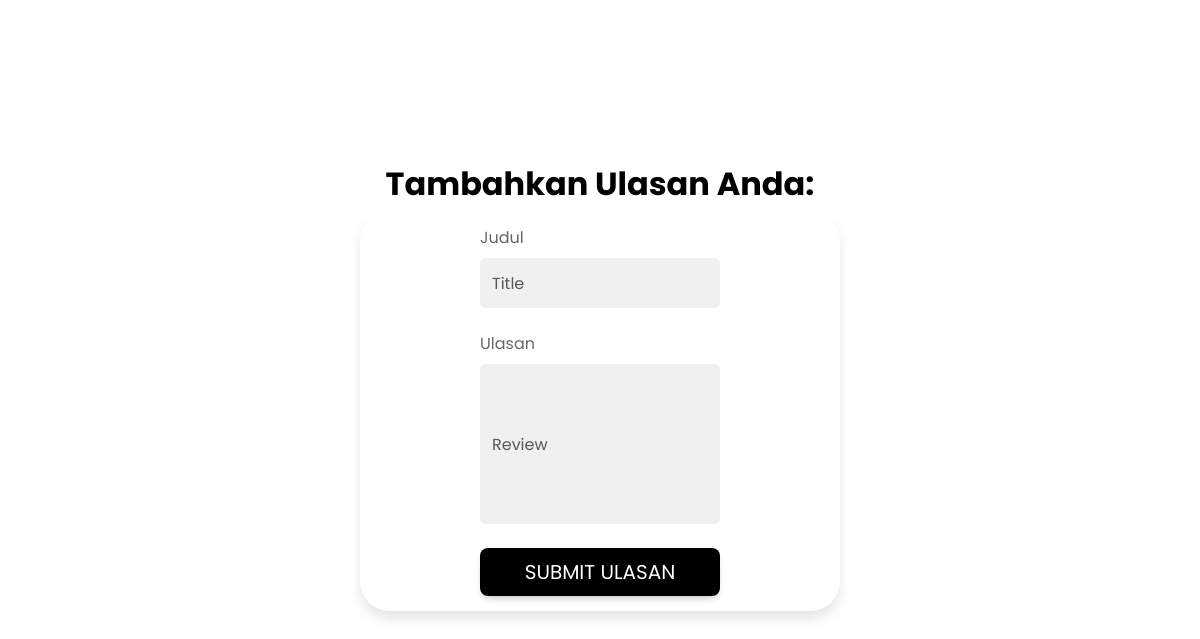
Page //book-detail/13767 (lower part) on the earlier database version.
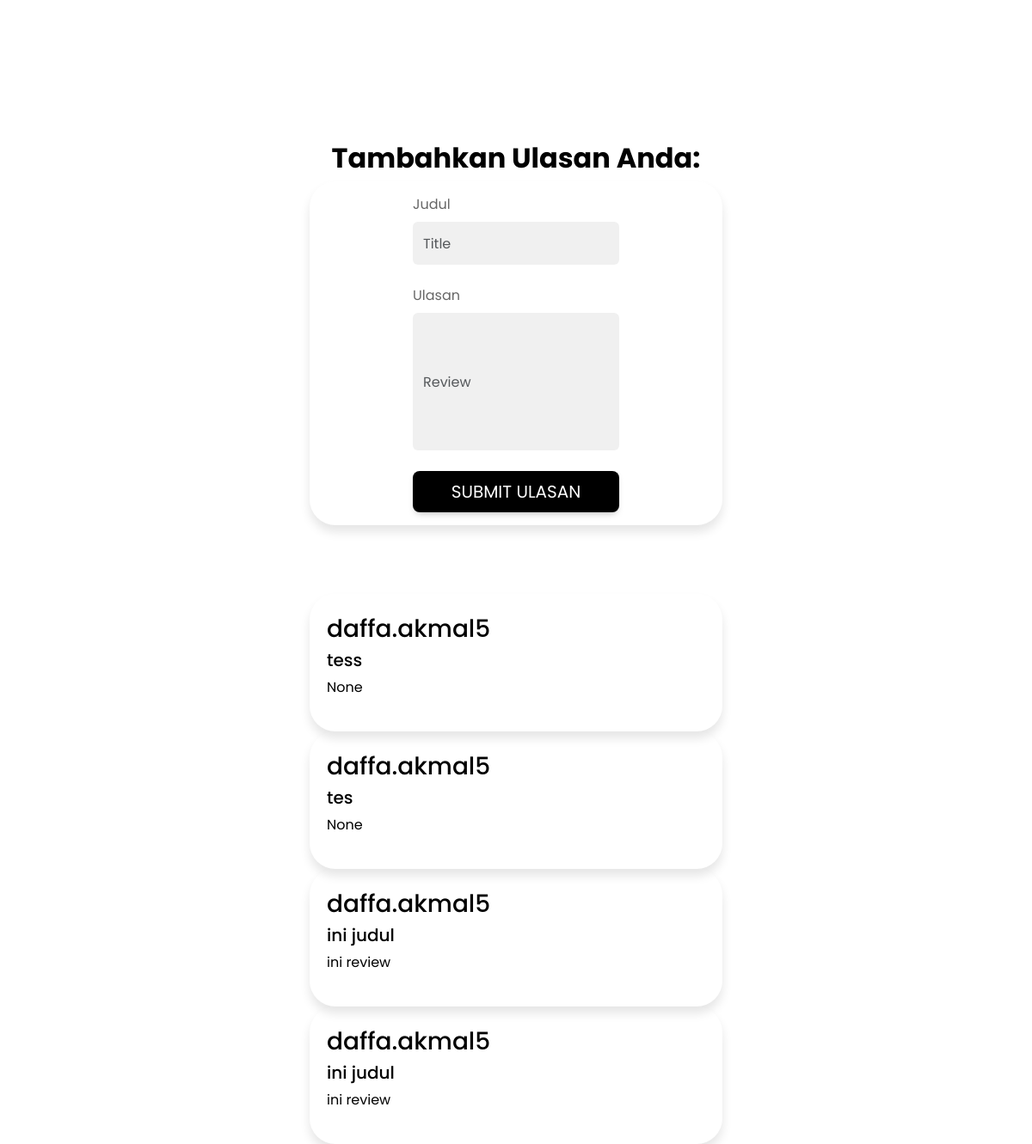
Same page on the later database version.
### admin_section/models.py (models this page shows)
class Review(models.Model):
    user = models.ForeignKey(
        User, related_name='reviewed', on_delete=models.CASCADE, default=None)
    book = models.ForeignKey(
        Book, related_name='reviewed', on_delete=models.CASCADE, default=None)
    review = models.TextField(null=True, blank=True, default=None)
    title = models.TextField(null=True, blank=True, default=None)

### book_details/views.py (the view)
# urls.py: path('book-detail/<int:key>', show_book_detail, name='show_book_detail'),
def show_book_detail(request, key):
    user = request.user
    book = Book.objects.get(pk=key)
    form = ReviewForm()
    reviews = Review.objects.all().filter(book=book)
    b = None
    bookmarks = []
    if request.user.is_authenticated:
        b = request.user.bookmarked.select_related('book')
        for markbuku in b:
            bookmarks.append(markbuku.book)
    context = {
        'book': book,
        'form': form,
        'reviews': reviews,
        'bookmarks' : bookmarks,
    }
    return render(request, "book_details.html", context)

### book_details/forms.py
class ReviewForm(forms.Form):
    title = forms.CharField(
        widget=forms.TextInput(
            attrs={'id': 'title', 'class': 'form-control active', 'type': 'text', 'placeholder': 'Title', 'style': 'height:50px;'})
    )
    review = forms.CharField(
        widget=forms.TextInput(
            attrs={'id': 'review_input', 'class': 'form-control active', 'placeholder': 'Review'})
    )

### book_details/templates/book_details.html (shortened to what this page needs)
{% extends 'base.html' %} {% load static %} {% block content %}
<div class="detail-container">
  <div class="detail-text-container">
    <br />
  </div>
</div>
<div class="review-text-container">
  <h2><b>Tambahkan Ulasan Anda:</b></h2>
</div>
<div class="review-container">
  <div class="review-form-container">
    <form method="POST" id="form" onsubmit="return false;">
      <div class="form-outline mb-4">
        <label class="form-label" for="title">Judul</label>
        {{ form.title }}
      </div>
      <div class="form-outline mb-4">
        <label class="form-label" for="review">Ulasan</label>
        {{ form.review }}
      </div>
    </form>
    <button
      id="add-review"
      type="submit"
      value="review"
      name="submit"
      class="btn btn-custom btn-lg btn-block"
    >
      Submit Ulasan
    </button>
  </div>
</div>
<div class="review-from-users" id="all-reviews">
  {% for review in reviews %}
  <div class="single-user-review">
    <h3>{{ review.user.username }}</h3>
    <h5>{{review.title}}</h5>
    <div class="review-texts">
      <p>{{ review.review }}</p>
    </div>
  </div>
  {% endfor %}
</div>
{% endblock content %}

### templates/base.html (shortened to what this page needs)
{% load static %}
<!DOCTYPE html>
<html lang="en">
  <head>
    <link
      href="https://cdnjs.cloudflare.com/ajax/libs/font-awesome/6.0.0/css/all.min.css"
      rel="stylesheet"
    />
    <link
      href="https://cdnjs.cloudflare.com/ajax/libs/mdb-ui-kit/6.4.2/mdb.min.css"
      rel="stylesheet"
    />
    <link
      href="https://cdn.jsdelivr.net/npm/bootstrap@5.3.2/dist/css/bootstrap.min.css"
      rel="stylesheet"
    />
  </head>
  <body>
    {% include "navbar.html" %} {% block content %} {% endblock %}
  </body>
</html>

### book_details/templates/book_details.html (style rules this page uses)
body { display: flex; flex-direction: column; justify-content: center; align-items: center; color: black; font-family: "Poppins", sans-serif; }
.detail-container { width: 100vw; height: 100vh; display: flex; justify-content: space-evenly; align-items: center; background-color: white; }
.detail-text-container { max-width: 50%; text-align: justify; }
.detail-container { width: 100vw; display: flex; justify-content: space-evenly; align-items: center; background-color: white; }
.btn-custom { background-color: black; color: white; }
.review-container { width: 40vw; height: 50vh; display: flex; justify-content: space-evenly; align-items: center; background-color: white; border-radius: 30px; box-shadow: 0 8px 12px rgba(0, 0, 0, 0.1); }
.review-text-container { max-width: 50%; text-align: justify; }
.review-from-users { width: 100vw; align-items: center; text-align: center; margin-top: 80px; background-color: white; }
.form-outline .form-control { background-color: #f0f0f0; width: 20vw; height: 20vh; }
.single-user-review { padding: 20px; display: flex; flex-direction: column; justify-content: center; align-items: start; margin-left: 30vw; color: black; width: 40vw; height: 20vh; border-radius: 30px; box-shadow: 0 8px 12px rgba(0, 0, 0, 0.1); background-color: transparent; overflow: auto; }

Differences in the rows shown:
added Review: user.username "daffa.akmal5", title "tess", review "None"
added Review: user.username "daffa.akmal5", title "tes", review "None"
added Review: user.username "daffa.akmal5", title "ini judul", review "ini review"
added Review: user.username "daffa.akmal5", title "ini judul", review "ini review"
